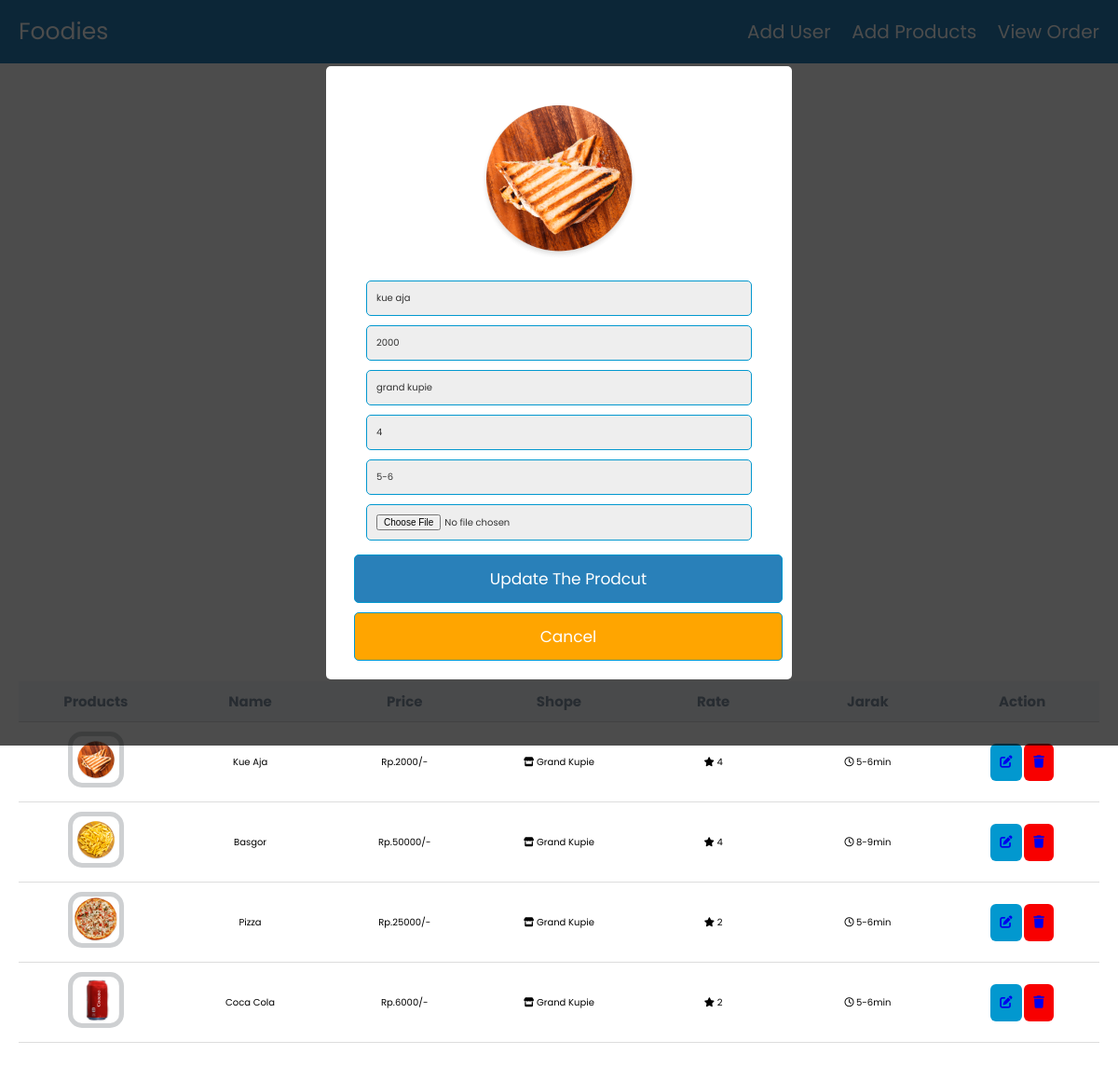
/admin.php?edit=86, run on the app's committed database.
### tables this page shows
CREATE TABLE `products` (
  `id` int(255) NOT NULL,
  `name` varchar(255) NOT NULL,
  `price` varchar(255) NOT NULL,
  `toko` varchar(255) NOT NULL,
  `rate` varchar(255) NOT NULL,
  `jarak` varchar(255) NOT NULL,
  `image` varchar(255) NOT NULL
);

### admin.php (the view, shortened to what this page needs)
<?php
@include 'config.php';
?>
<!DOCTYPE html>
<html lang="en">
<head>
    <link rel="stylesheet" href="css/adminstyle.css"  type="text/css">
    <link rel="stylesheet" href="https://cdnjs.cloudflare.com/ajax/libs/font-awesome/6.1.1/css/all.min.css" />
</head>
<body>
<?php include 'header.php'; ?>
<div class="container">
<section>
     <form action="" method="post" class="add-product-form" enctype="multipart/form-data">
         <h3> tambah product </h3>
        </form>
</section>
<section class="table">
        <div class="table_section">
            <table>
                <thead>
                    <tr>
                        <th>products</th>
                        <th>Name</th>
                        <th>Price</th>
                        <th>shope</th>
                        <th>rate</th>
                        <th>jarak</th>
                        <th>Action</th>
                    </tr>
                </thead>
                <tbody>
                <?php
                     $select_products = mysqli_query(
                         $conn,
                         'SELECT * FROM `products`'
                     );
                     if (mysqli_num_rows($select_products) > 0) {
                         while (
                             $row = mysqli_fetch_assoc($select_products)
                         ) { ?>
                    <tr>
                        <td><img src="uploaded_img/<?php echo $row['image']; ?>" /></td>
                        <td><?php echo $row['name']; ?></td>
                        <td>Rp.<?php echo $row['price']; ?>/-</td>
                        <td><i class="fa-solid fa-store"></i> <?php echo $row['toko']; ?></td>
                        <td><i class="fa-solid fa-star"></i></i> <?php echo $row['rate']; ?></td>
                        <td><i class="fa-regular fa-clock"></i> <?php echo $row['jarak']; ?>min</td>
                        <td> <button><a href="admin.php?edit=<?php echo $row['id']; ?>"> <i class="fas fa-edit"></i></a></button> <button><a href="admin.php?delete=<?php echo $row['id']; ?>" onclick="return confirm('are your sure you want to delete this?');"> <i class="fas fa-trash"></i></a></i></button> </td>
                    </tr>
                    <?php }
                     } else {
                         echo "<div class='empty'>no product added </div>";
                     };
                     ?>
                </tbody>
            </table>
        </div>
    </section>
<section class="edit-form-container">
    <?php
       $edit_id = $_GET['edit'];
       $edit_query = mysqli_query($conn, "SELECT * FROM `products` WHERE id = $edit_id");
       if(mysqli_num_rows($edit_query) > 0){
           while($fetch_edit = mysqli_fetch_assoc($edit_query)){
    ?>
        <form action="" method="post" enctype="multipart/form-data">
            <img src="uploaded_img/<?php echo $fetch_edit['image']; ?>" height="200" alt="">
            <input type="text" class="box" required name="update_p_name" value="<?php echo $fetch_edit['name']; ?>">
            <input type="number" class="box" min="0" required name="update_p_price" value="<?php echo $fetch_edit['price']; ?>">
            <input type="text" class="box" required name="update_p_toko" value="<?php echo $fetch_edit['toko']; ?>">
            <input type="text" class="box" required name="update_p_rate" value="<?php echo $fetch_edit['rate']; ?>">
            <input type="text" class="box" required name="update_p_jarak" value="<?php echo $fetch_edit['jarak']; ?>">
            <input type="file" class="box"  required name="update_p_image" accept="image/png, image/jpg, image/jpeg">
            <input type="submit" value="update the prodcut" name="update_product" class="btn">
            <input type="reset" value="cancel" id="close-edit" class="option-btn">
            </form>
    <?php
           };
        };
    ?>
</section>
</div>
</body>
</html>

### css/adminstyle.css (style rules this page uses)
:root { --blue: #2980b9; --red: tomato; --orange: orange; --black: #333; --white: #fff; --bg-color: #eee; --dark-bg: rgba(0, 0, 0, 0.7); --box-shadow: 0 0.5rem 1rem rgba(0, 0, 0, 0.1); --border: 0.1rem solid #999; }
* { font-family: 'Poppins', sans-serif; margin: 0; padding: 0; box-sizing: border-box; outline: none; border: none; text-decoration: none; text-transform: capitalize; }
html { font-size: 62.5%; overflow-x: hidden; }
.container { max-width: 1200px; margin: 0 auto; }
section { padding: 2rem; }
.btn, .option-btn, .delete-btn { display: block; width: 100%; text-align: center; background-color: var(--blue); color:var(--white); font-size: 1.7rem; padding:1.2rem 3rem; border-radius: .5rem; cursor: pointer; margin-top: 1rem; }
.option-btn { background-color: var(--orange); }
.add-product-form { max-width: 50rem; background-color: var(--bg-color); border-radius: 0.5rem; padding: 2rem; margin: 0 auto; margin-top: 2rem; }
.add-product-form h3 { font-size: 2.5rem; margin-bottom: 1rem; color: var(--black); text-transform: uppercase; text-align: center; }
.table { width: 100%; }
button { outline: none; border: none; border-radius: 6px; cursor: pointer; padding: 10px; color: #ffffff; }
td button:nth-child(1) { background-color: #0298cf; }
td button:nth-child(2) { background-color: #f80000; }
input { padding: 10px 20px; margin: 0 10px; outline: none; border: 1px solid #0298cf; border-radius: 6px; color: #0298cf; }
.table_section { height: 650px; overflow: auto; }
table { width: 100%; table-layout: fixed; min-width: 900px; border-collapse: collapse; }
thead th { position: sticky; top: 0; background-color: #f6f9fc; color: #8493a5; font-size: 15px; }
th, td { border-bottom: 1px solid #dddddd; padding: 10px 20px; word-break: break-all; text-align: center; }
td img { height: 60px; width: 60px; object-fit: cover; border-radius: 15px; border: 5px solid #ced0d2; }
::placeholder { color: #0298cf; }
.edit-form-container { position: fixed; top: 0; left: 0; z-index: 1100; background-color: var(--dark-bg); padding: 2rem; display: none; align-items: center; justify-content: center; min-height: 100vh; width: 100%; }
.edit-form-container form { width: 50rem; border-radius: 0.5rem; background-color: var(--white); text-align: center; padding: 2rem; }
.edit-form-container form .box { width: 90%; background-color: var(--bg-color); border-radius: 0.5rem; margin: 0.5rem; font-size: 1rem; color: var(--black); padding: 1rem; text-transform: none; }

### data on the page
products: image (picture), name "Kue Aja", price "2000", toko "Grand Kupie", rate "4", jarak "5-6", update_p_name "kue aja", update_p_price "2000", update_p_toko "grand kupie", update_p_rate "4", update_p_jarak "5-6"
products: image (picture), name "Basgor", price "50000", toko "Grand Kupie", rate "4", jarak "8-9"
products: image (picture), name "Pizza", price "25000", toko "Grand Kupie", rate "2", jarak "5-6"
products: image (picture), name "Coca Cola", price "6000", toko "Grand Kupie", rate "2", jarak "5-6"
